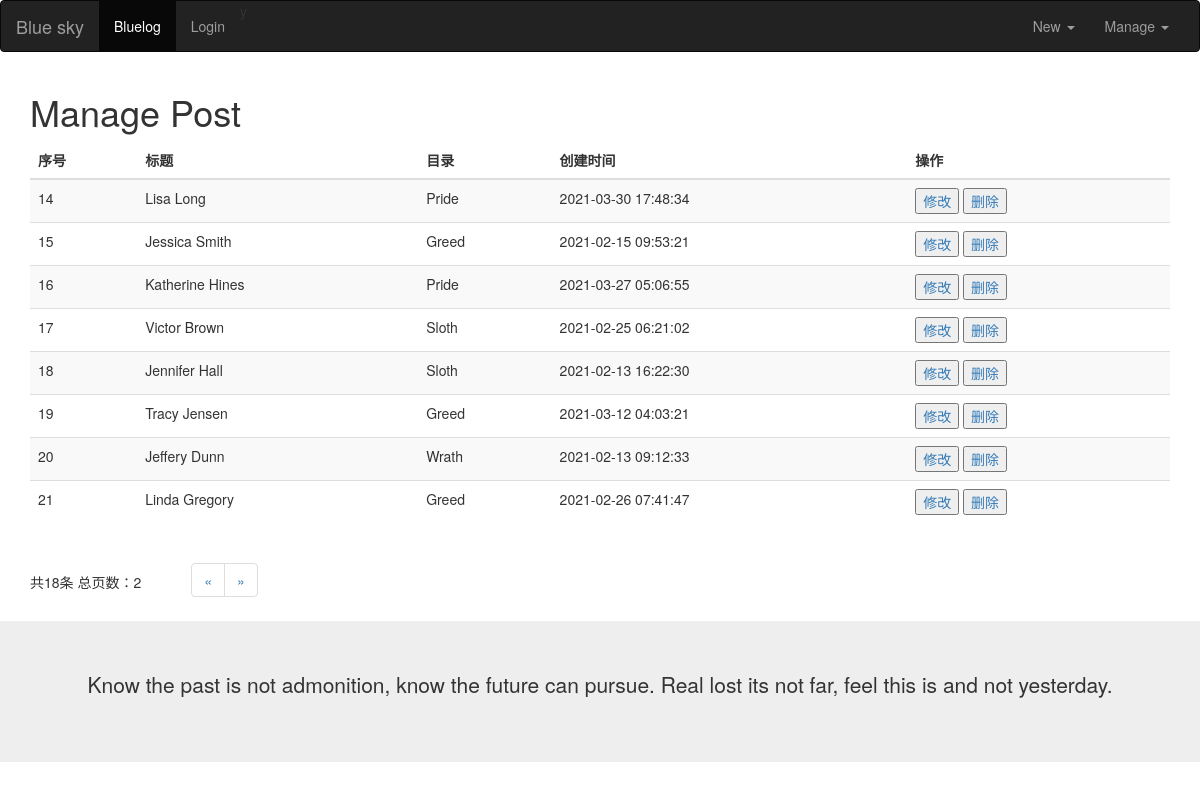
The app's page /admin/managepost?page=2 with its own data.
### models.py (models this page shows)
class Post(db.Model):
    id = db.Column(db.Integer, primary_key=True)
    title = db.Column(db.String(20))
    category = db.Column(db.String(20))
    body = db.Column(db.Text)
    timestamp = db.Column(db.DateTime, default=datetime.utcnow, index=True)

### views/blogs/admin.py (the view)
@admin_app.route('/managepost', methods=['get', 'post'])
def managePost():
    page = request.args.get('page')
    if page is not None:
        posts = Post.query.paginate(int(page), 10)
    else:
        posts = Post.query.paginate(1, 10)
    return render_template("admin/manage_post.html", posts=posts.items,
                           pages=posts.pages,  # 总页数
                           total=posts.total,  # 总条数
                           pageList=posts.iter_pages(),  # 自动分页
                           next_num=posts.next_num,  # 下一页
                           prev_num=posts.prev_num  # 上一页
                           )

### templates/admin/manage_post.html (shortened to what this page needs)
{% extends 'blog_base.html' %}
{% block content %}
<h1>Manage Post</h1>
<div class="row">
    <div class="col-sm-12">
        <table class="table table-striped">
          <thead>
            <tr>
                <th>序号</th>
                <th>标题</th>
                <th>目录</th>
                <th>创建时间</th>
                <th>操作</th>
            </tr>
          </thead>
          <tbody>
            {% for blog_post in posts %}
            <tr>
                <td>{{ blog_post.id}}</td>
                <td>{{ blog_post.title}}</td>
                <td>{{ blog_post.category}}</td>
                <td>{{ blog_post.timestamp }}</td>
                <td>
                    <a href="{{ url_for("admin_app.editPost", post_id=blog_post.id) }}"><button type="button">修改</button></a>
                    <a href="{{ url_for("admin_app.deletePost", post_id=blog_post.id) }}">
                        <button type="button" onclick="return confirm('Are you sure?')">删除</button>
                    </a>
                </td>
            </tr>
            {% endfor %}
          </tbody>
        </table>
       <table>
            <tr>
            <td>共{{ total }}条 总页数：{{ pages }}</td>
            <td >
                <ul class="pagination" style="margin-left: 50px">
                    {% if prev_num != None %}
                        <li><a href="?page={{ prev_num }}">&laquo;</a></li>
                    {% else %}
                        <li><a href="#">&laquo;</a></li>
                    {% endif %}
                    {% if next_num != None %}
                        <li><a href="?page={{ next_num }}">&raquo;</a></li>
                    {% else %}
                        <li><a href="#">&raquo;</a></li>
                    {% endif %}
                </ul>
            </td>
            </tr>
        </table>
    </div>
</div>
{% endblock %}

### records on screen
Post: id "14", title "Lisa Long", category "Pride", timestamp "2021-03-30 17:48:34"
Post: id "15", title "Jessica Smith", category "Greed", timestamp "2021-02-15 09:53:21"
Post: id "16", title "Katherine Hines", category "Pride", timestamp "2021-03-27 05:06:55"
Post: id "17", title "Victor Brown", category "Sloth", timestamp "2021-02-25 06:21:02"
Post: id "18", title "Jennifer Hall", category "Sloth", timestamp "2021-02-13 16:22:30"
Post: id "19", title "Tracy Jensen", category "Greed", timestamp "2021-03-12 04:03:21"
Post: id "20", title "Jeffery Dunn", category "Wrath", timestamp "2021-02-13 09:12:33"
Post: id "21", title "Linda Gregory", category "Greed", timestamp "2021-02-26 07:41:47"

### other values on screen
{{ total }} "18"
{{ pages }} "2"
